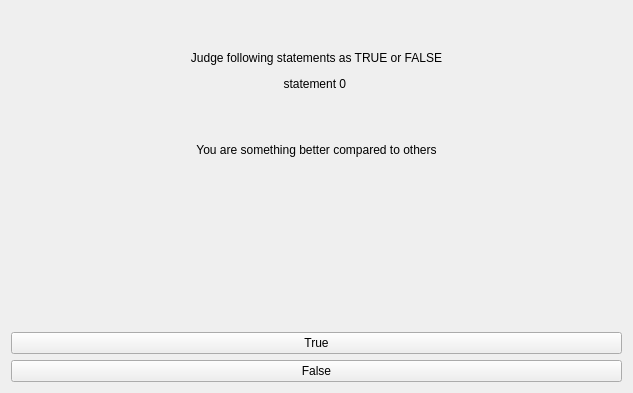
<?xml version="1.0" encoding="UTF-8"?>
<ui version="4.0">
 <class>MainWindow</class>
 <widget class="QMainWindow" name="MainWindow">
  <property name="geometry">
   <rect>
    <x>0</x>
    <y>0</y>
    <width>633</width>
    <height>393</height>
   </rect>
  </property>
  <property name="windowTitle">
   <string>MainWindow</string>
  </property>
  <widget class="QWidget" name="centralWidget">
   <layout class="QVBoxLayout" name="verticalLayout">
    <item>
     <widget class="QLabel" name="lblHello">
      <property name="text">
       <string>&lt;html&gt;&lt;head/&gt;&lt;body&gt;&lt;p align=&quot;center&quot;&gt;&lt;br/&gt;&lt;/p&gt;&lt;p align=&quot;center&quot;&gt;Judge following statements as TRUE or FALSE&lt;/p&gt;&lt;p align=&quot;center&quot;&gt;statement 0 &lt;/p&gt;&lt;p&gt;&lt;br/&gt;&lt;/p&gt;&lt;p align=&quot;center&quot;&gt;You are something better compared to others&lt;/p&gt;&lt;p&gt;&lt;br/&gt;&lt;/p&gt;&lt;/body&gt;&lt;/html&gt;</string>
      </property>
      <property name="alignment">
       <set>Qt::AlignCenter</set>
      </property>
     </widget>
    </item>
    <item>
     <widget class="QLabel" name="lblCount">
      <property name="text">
       <string>&lt;html&gt;&lt;head/&gt;&lt;body&gt;&lt;p&gt;&lt;br/&gt;&lt;/p&gt;&lt;/body&gt;&lt;/html&gt;</string>
      </property>
      <property name="alignment">
       <set>Qt::AlignCenter</set>
      </property>
     </widget>
    </item>
    <item>
     <widget class="QPushButton" name="button1">
      <property name="text">
       <string>True</string>
      </property>
     </widget>
    </item>
    <item>
     <widget class="QPushButton" name="button2">
      <property name="text">
       <string>False</string>
      </property>
     </widget>
    </item>
   </layout>
  </widget>
 </widget>
 <layoutdefault spacing="6" margin="11"/>
 <resources/>
 <connections/>
</ui>
